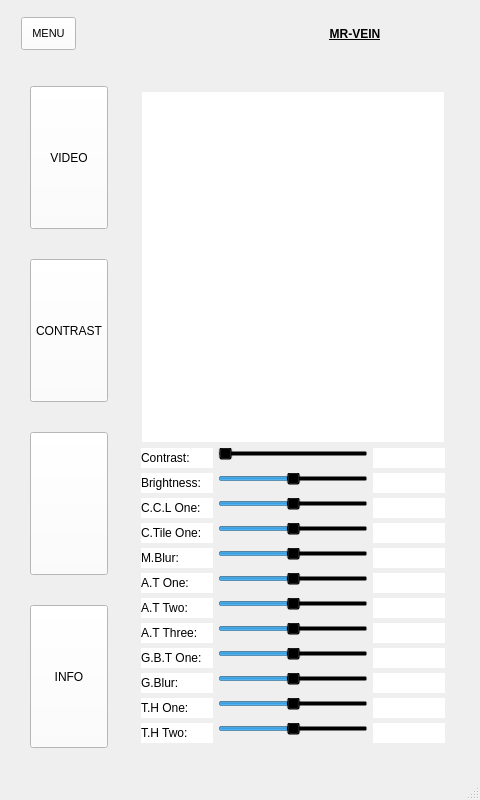
<?xml version="1.0" encoding="UTF-8"?>
<ui version="4.0">
 <class>MainWindow</class>
 <widget class="QMainWindow" name="MainWindow">
  <property name="geometry">
   <rect>
    <x>0</x>
    <y>0</y>
    <width>480</width>
    <height>800</height>
   </rect>
  </property>
  <property name="sizePolicy">
   <sizepolicy hsizetype="Fixed" vsizetype="Preferred">
    <horstretch>0</horstretch>
    <verstretch>0</verstretch>
   </sizepolicy>
  </property>
  <property name="maximumSize">
   <size>
    <width>480</width>
    <height>800</height>
   </size>
  </property>
  <property name="windowTitle">
   <string>PROTOTYPE</string>
  </property>
  <property name="windowIcon">
   <iconset resource="icons.qrc">
    <normaloff>:/icons/icons/more-horizontal.svg</normaloff>:/icons/icons/more-horizontal.svg</iconset>
  </property>
  <widget class="QWidget" name="centralwidget">
   <property name="styleSheet">
    <string notr="true">*{
   background-color:transparent;
}

#centralwidget{
   background-color:transparent;
}

QPushButton{
   padding: 10px;
   background-color:white;
}

QToolButton{
   padding:10px;
   background-color:white;
}

QPushButton:hover {
background-color:rgb(215,214,213);
}

QToolButton:hover {
background-color:rgb(215,214,213);
}

</string>
   </property>
   <layout class="QVBoxLayout" name="verticalLayout">
    <item>
     <widget class="QFrame" name="header">
      <property name="minimumSize">
       <size>
        <width>0</width>
        <height>50</height>
       </size>
      </property>
      <property name="maximumSize">
       <size>
        <width>16777215</width>
        <height>50</height>
       </size>
      </property>
      <property name="frameShape">
       <enum>QFrame::StyledPanel</enum>
      </property>
      <property name="frameShadow">
       <enum>QFrame::Raised</enum>
      </property>
      <layout class="QHBoxLayout" name="horizontalLayout_2">
       <property name="spacing">
        <number>0</number>
       </property>
       <property name="leftMargin">
        <number>0</number>
       </property>
       <property name="topMargin">
        <number>0</number>
       </property>
       <property name="rightMargin">
        <number>0</number>
       </property>
       <property name="bottomMargin">
        <number>0</number>
       </property>
       <item alignment="Qt::AlignLeft">
        <widget class="QFrame" name="button_frame">
         <property name="font">
          <font>
           <pointsize>8</pointsize>
          </font>
         </property>
         <property name="frameShape">
          <enum>QFrame::StyledPanel</enum>
         </property>
         <property name="frameShadow">
          <enum>QFrame::Raised</enum>
         </property>
         <layout class="QHBoxLayout" name="horizontalLayout_3">
          <property name="spacing">
           <number>50</number>
          </property>
          <property name="leftMargin">
           <number>10</number>
          </property>
          <property name="topMargin">
           <number>5</number>
          </property>
          <property name="rightMargin">
           <number>10</number>
          </property>
          <property name="bottomMargin">
           <number>5</number>
          </property>
          <item>
           <widget class="QPushButton" name="menu_button">
            <property name="sizePolicy">
             <sizepolicy hsizetype="Preferred" vsizetype="Preferred">
              <horstretch>0</horstretch>
              <verstretch>0</verstretch>
             </sizepolicy>
            </property>
            <property name="minimumSize">
             <size>
              <width>0</width>
              <height>33</height>
             </size>
            </property>
            <property name="maximumSize">
             <size>
              <width>16777215</width>
              <height>33</height>
             </size>
            </property>
            <property name="font">
             <font>
              <pointsize>8</pointsize>
             </font>
            </property>
            <property name="text">
             <string>MENU</string>
            </property>
            <property name="icon">
             <iconset resource="icons.qrc">
              <normaloff>:/icons/icons/menu.svg</normaloff>:/icons/icons/menu.svg</iconset>
            </property>
           </widget>
          </item>
         </layout>
        </widget>
       </item>
       <item>
        <widget class="QFrame" name="logo_frame">
         <property name="frameShape">
          <enum>QFrame::StyledPanel</enum>
         </property>
         <property name="frameShadow">
          <enum>QFrame::Raised</enum>
         </property>
         <layout class="QHBoxLayout" name="horizontalLayout_4">
          <property name="spacing">
           <number>0</number>
          </property>
          <property name="leftMargin">
           <number>0</number>
          </property>
          <property name="topMargin">
           <number>0</number>
          </property>
          <property name="rightMargin">
           <number>0</number>
          </property>
          <property name="bottomMargin">
           <number>0</number>
          </property>
          <item>
           <widget class="QLabel" name="product_name">
            <property name="font">
             <font>
              <pointsize>9</pointsize>
              <weight>75</weight>
              <bold>true</bold>
              <underline>true</underline>
             </font>
            </property>
            <property name="text">
             <string>MR-VEIN</string>
            </property>
            <property name="alignment">
             <set>Qt::AlignCenter</set>
            </property>
           </widget>
          </item>
         </layout>
        </widget>
       </item>
      </layout>
     </widget>
    </item>
    <item>
     <widget class="QFrame" name="body">
      <property name="sizePolicy">
       <sizepolicy hsizetype="Preferred" vsizetype="Expanding">
        <horstretch>0</horstretch>
        <verstretch>0</verstretch>
       </sizepolicy>
      </property>
      <property name="frameShape">
       <enum>QFrame::StyledPanel</enum>
      </property>
      <property name="frameShadow">
       <enum>QFrame::Raised</enum>
      </property>
      <layout class="QHBoxLayout" name="horizontalLayout">
       <item>
        <widget class="QFrame" name="side_menu">
         <layout class="QVBoxLayout" name="verticalLayout_2">
          <property name="spacing">
           <number>0</number>
          </property>
          <property name="leftMargin">
           <number>0</number>
          </property>
          <property name="topMargin">
           <number>0</number>
          </property>
          <property name="rightMargin">
           <number>0</number>
          </property>
          <property name="bottomMargin">
           <number>0</number>
          </property>
          <item>
           <widget class="QFrame" name="menu_container">
            <property name="sizePolicy">
             <sizepolicy hsizetype="Preferred" vsizetype="Expanding">
              <horstretch>0</horstretch>
              <verstretch>0</verstretch>
             </sizepolicy>
            </property>
            <property name="minimumSize">
             <size>
              <width>100</width>
              <height>0</height>
             </size>
            </property>
            <property name="maximumSize">
             <size>
              <width>100</width>
              <height>16777215</height>
             </size>
            </property>
            <property name="frameShape">
             <enum>QFrame::StyledPanel</enum>
            </property>
            <property name="frameShadow">
             <enum>QFrame::Raised</enum>
            </property>
            <layout class="QVBoxLayout" name="verticalLayout_3">
             <property name="spacing">
              <number>30</number>
             </property>
             <property name="leftMargin">
              <number>10</number>
             </property>
             <property name="topMargin">
              <number>10</number>
             </property>
             <property name="rightMargin">
              <number>10</number>
             </property>
             <property name="bottomMargin">
              <number>10</number>
             </property>
             <item>
              <widget class="QToolButton" name="video_button">
               <property name="sizePolicy">
                <sizepolicy hsizetype="Preferred" vsizetype="Preferred">
                 <horstretch>0</horstretch>
                 <verstretch>0</verstretch>
                </sizepolicy>
               </property>
               <property name="text">
                <string>VIDEO</string>
               </property>
               <property name="icon">
                <iconset resource="icons.qrc">
                 <normaloff>:/icons/icons/video.svg</normaloff>:/icons/icons/video.svg</iconset>
               </property>
              </widget>
             </item>
             <item>
              <widget class="QToolButton" name="setting_button">
               <property name="sizePolicy">
                <sizepolicy hsizetype="Preferred" vsizetype="Preferred">
                 <horstretch>0</horstretch>
                 <verstretch>0</verstretch>
                </sizepolicy>
               </property>
               <property name="text">
                <string>CONTRAST</string>
               </property>
               <property name="icon">
                <iconset resource="icons.qrc">
                 <normaloff>:/icons/icons/settings.svg</normaloff>:/icons/icons/settings.svg</iconset>
               </property>
              </widget>
             </item>
             <item>
              <widget class="QToolButton" name="image_button">
               <property name="sizePolicy">
                <sizepolicy hsizetype="Preferred" vsizetype="Preferred">
                 <horstretch>0</horstretch>
                 <verstretch>0</verstretch>
                </sizepolicy>
               </property>
               <property name="text">
                <string/>
               </property>
               <property name="icon">
                <iconset resource="icons.qrc">
                 <normaloff>:/icons/icons/image.svg</normaloff>:/icons/icons/image.svg</iconset>
               </property>
              </widget>
             </item>
             <item>
              <widget class="QToolButton" name="info_button">
               <property name="sizePolicy">
                <sizepolicy hsizetype="Preferred" vsizetype="Preferred">
                 <horstretch>0</horstretch>
                 <verstretch>0</verstretch>
                </sizepolicy>
               </property>
               <property name="text">
                <string>INFO</string>
               </property>
               <property name="icon">
                <iconset resource="icons.qrc">
                 <normaloff>:/icons/icons/info.svg</normaloff>:/icons/icons/info.svg</iconset>
               </property>
              </widget>
             </item>
            </layout>
           </widget>
          </item>
         </layout>
        </widget>
       </item>
       <item>
        <widget class="QFrame" name="video_frame">
         <property name="sizePolicy">
          <sizepolicy hsizetype="Expanding" vsizetype="Preferred">
           <horstretch>0</horstretch>
           <verstretch>0</verstretch>
          </sizepolicy>
         </property>
         <property name="frameShape">
          <enum>QFrame::StyledPanel</enum>
         </property>
         <property name="frameShadow">
          <enum>QFrame::Raised</enum>
         </property>
         <layout class="QHBoxLayout" name="horizontalLayout_5">
          <property name="spacing">
           <number>0</number>
          </property>
          <property name="leftMargin">
           <number>0</number>
          </property>
          <property name="topMargin">
           <number>0</number>
          </property>
          <property name="rightMargin">
           <number>0</number>
          </property>
          <property name="bottomMargin">
           <number>0</number>
          </property>
          <item>
           <widget class="QStackedWidget" name="stackedWidget">
            <property name="sizePolicy">
             <sizepolicy hsizetype="Expanding" vsizetype="Expanding">
              <horstretch>0</horstretch>
              <verstretch>0</verstretch>
             </sizepolicy>
            </property>
            <property name="styleSheet">
             <string notr="true"/>
            </property>
            <property name="currentIndex">
             <number>1</number>
            </property>
            <widget class="QWidget" name="video_page">
             <property name="sizePolicy">
              <sizepolicy hsizetype="Expanding" vsizetype="Preferred">
               <horstretch>0</horstretch>
               <verstretch>0</verstretch>
              </sizepolicy>
             </property>
             <property name="styleSheet">
              <string notr="true">background-color: transparent;</string>
             </property>
             <layout class="QHBoxLayout" name="horizontalLayout_6">
              <item>
               <widget class="QFrame" name="feed_frame">
                <property name="frameShape">
                 <enum>QFrame::StyledPanel</enum>
                </property>
                <property name="frameShadow">
                 <enum>QFrame::Raised</enum>
                </property>
                <layout class="QGridLayout" name="gridLayout_2">
                 <item row="0" column="0" colspan="3">
                  <widget class="QLabel" name="video_label">
                   <property name="styleSheet">
                    <string notr="true">background-color: white;</string>
                   </property>
                   <property name="text">
                    <string/>
                   </property>
                  </widget>
                 </item>
                 <item row="1" column="0">
                  <widget class="QPushButton" name="mode_one_button">
                   <property name="styleSheet">
                    <string notr="true">background-color: rgb(255, 255, 255);
</string>
                   </property>
                   <property name="text">
                    <string>MODE 1</string>
                   </property>
                  </widget>
                 </item>
                 <item row="1" column="1">
                  <widget class="QPushButton" name="mode_two_button">
                   <property name="styleSheet">
                    <string notr="true">background-color: rgb(255, 255, 255);</string>
                   </property>
                   <property name="text">
                    <string>MODE 2</string>
                   </property>
                  </widget>
                 </item>
                 <item row="1" column="2">
                  <widget class="QPushButton" name="mode_three_button">
                   <property name="styleSheet">
                    <string notr="true">background-color: rgb(255, 255, 255);</string>
                   </property>
                   <property name="text">
                    <string>MODE 3</string>
                   </property>
                  </widget>
                 </item>
                 <item row="2" column="0" colspan="3">
                  <widget class="QPushButton" name="camera_button">
                   <property name="styleSheet">
                    <string notr="true">background-color: rgb(255, 255, 255);</string>
                   </property>
                   <property name="text">
                    <string/>
                   </property>
                   <property name="icon">
                    <iconset resource="icons.qrc">
                     <normaloff>:/icons/icons/camera.svg</normaloff>:/icons/icons/camera.svg</iconset>
                   </property>
                  </widget>
                 </item>
                </layout>
               </widget>
              </item>
             </layout>
            </widget>
            <widget class="QWidget" name="setting_page">
             <property name="styleSheet">
              <string notr="true">background-color: transparent;</string>
             </property>
             <layout class="QHBoxLayout" name="horizontalLayout_9">
              <item>
               <widget class="QFrame" name="frame">
                <property name="sizePolicy">
                 <sizepolicy hsizetype="Expanding" vsizetype="Preferred">
                  <horstretch>0</horstretch>
                  <verstretch>0</verstretch>
                 </sizepolicy>
                </property>
                <property name="frameShape">
                 <enum>QFrame::StyledPanel</enum>
                </property>
                <property name="frameShadow">
                 <enum>QFrame::Raised</enum>
                </property>
                <layout class="QGridLayout" name="gridLayout">
                 <property name="leftMargin">
                  <number>5</number>
                 </property>
                 <property name="topMargin">
                  <number>5</number>
                 </property>
                 <property name="rightMargin">
                  <number>5</number>
                 </property>
                 <property name="bottomMargin">
                  <number>5</number>
                 </property>
                 <property name="spacing">
                  <number>5</number>
                 </property>
                 <item row="11" column="3">
                  <widget class="QLabel" name="GBT_one_display">
                   <property name="styleSheet">
                    <string notr="true">background-color: rgb(255, 255, 255);</string>
                   </property>
                   <property name="text">
                    <string/>
                   </property>
                  </widget>
                 </item>
                 <item row="12" column="0">
                  <widget class="QLabel" name="GBlur_para">
                   <property name="styleSheet">
                    <string notr="true">background-color: rgb(255, 255, 255);</string>
                   </property>
                   <property name="text">
                    <string>G.Blur:</string>
                   </property>
                  </widget>
                 </item>
                 <item row="3" column="1" colspan="2">
                  <widget class="QSlider" name="CCL_slider">
                   <property name="minimum">
                    <number>-100</number>
                   </property>
                   <property name="maximum">
                    <number>100</number>
                   </property>
                   <property name="pageStep">
                    <number>1</number>
                   </property>
                   <property name="value">
                    <number>1</number>
                   </property>
                   <property name="orientation">
                    <enum>Qt::Horizontal</enum>
                   </property>
                   <property name="tickPosition">
                    <enum>QSlider::TicksBelow</enum>
                   </property>
                   <property name="tickInterval">
                    <number>5</number>
                   </property>
                  </widget>
                 </item>
                 <item row="12" column="3">
                  <widget class="QLabel" name="G_blur_display">
                   <property name="styleSheet">
                    <string notr="true">background-color: rgb(255, 255, 255);</string>
                   </property>
                   <property name="text">
                    <string/>
                   </property>
                  </widget>
                 </item>
                 <item row="8" column="3">
                  <widget class="QLabel" name="AT_three_display">
                   <property name="styleSheet">
                    <string notr="true">background-color: rgb(255, 255, 255);</string>
                   </property>
                   <property name="text">
                    <string/>
                   </property>
                  </widget>
                 </item>
                 <item row="0" column="0" colspan="4">
                  <widget class="QFrame" name="video_settings_frame">
                   <property name="frameShape">
                    <enum>QFrame::StyledPanel</enum>
                   </property>
                   <property name="frameShadow">
                    <enum>QFrame::Raised</enum>
                   </property>
                   <layout class="QHBoxLayout" name="horizontalLayout_10">
                    <property name="spacing">
                     <number>0</number>
                    </property>
                    <property name="leftMargin">
                     <number>0</number>
                    </property>
                    <property name="topMargin">
                     <number>0</number>
                    </property>
                    <property name="rightMargin">
                     <number>0</number>
                    </property>
                    <property name="bottomMargin">
                     <number>0</number>
                    </property>
                    <item>
                     <widget class="QLabel" name="vid_setting_label">
                      <property name="styleSheet">
                       <string notr="true">background-color: rgb(255, 255, 255);</string>
                      </property>
                      <property name="text">
                       <string/>
                      </property>
                     </widget>
                    </item>
                   </layout>
                  </widget>
                 </item>
                 <item row="8" column="0">
                  <widget class="QLabel" name="AT_three_para">
                   <property name="styleSheet">
                    <string notr="true">background-color: rgb(255, 255, 255);</string>
                   </property>
                   <property name="text">
                    <string>A.T Three:</string>
                   </property>
                  </widget>
                 </item>
                 <item row="1" column="0">
                  <widget class="QLabel" name="contrast_para">
                   <property name="styleSheet">
                    <string notr="true">background-color: rgb(255, 255, 255);</string>
                   </property>
                   <property name="text">
                    <string>Contrast:</string>
                   </property>
                  </widget>
                 </item>
                 <item row="1" column="3">
                  <widget class="QLabel" name="contrast_display">
                   <property name="styleSheet">
                    <string notr="true">background-color: white;</string>
                   </property>
                   <property name="text">
                    <string/>
                   </property>
                  </widget>
                 </item>
                 <item row="2" column="3">
                  <widget class="QLabel" name="brightness_display">
                   <property name="styleSheet">
                    <string notr="true">background-color: white;</string>
                   </property>
                   <property name="text">
                    <string/>
                   </property>
                  </widget>
                 </item>
                 <item row="3" column="0">
                  <widget class="QLabel" name="CCLone_para">
                   <property name="styleSheet">
                    <string notr="true">background-color: white;</string>
                   </property>
                   <property name="text">
                    <string>C.C.L One:</string>
                   </property>
                  </widget>
                 </item>
                 <item row="3" column="3">
                  <widget class="QLabel" name="CCL_display">
                   <property name="styleSheet">
                    <string notr="true">background-color: white;</string>
                   </property>
                   <property name="text">
                    <string/>
                   </property>
                  </widget>
                 </item>
                 <item row="4" column="0">
                  <widget class="QLabel" name="CTile_para">
                   <property name="styleSheet">
                    <string notr="true">background-color: white;</string>
                   </property>
                   <property name="text">
                    <string>C.Tile One:</string>
                   </property>
                  </widget>
                 </item>
                 <item row="1" column="1" colspan="2">
                  <widget class="QSlider" name="contrast_slider">
                   <property name="minimum">
                    <number>1</number>
                   </property>
                   <property name="maximum">
                    <number>30</number>
                   </property>
                   <property name="singleStep">
                    <number>1</number>
                   </property>
                   <property name="pageStep">
                    <number>1</number>
                   </property>
                   <property name="tracking">
                    <bool>true</bool>
                   </property>
                   <property name="orientation">
                    <enum>Qt::Horizontal</enum>
                   </property>
                   <property name="tickPosition">
                    <enum>QSlider::TicksBelow</enum>
                   </property>
                   <property name="tickInterval">
                    <number>1</number>
                   </property>
                  </widget>
                 </item>
                 <item row="2" column="0">
                  <widget class="QLabel" name="brightness_para">
                   <property name="styleSheet">
                    <string notr="true">background-color: white;</string>
                   </property>
                   <property name="text">
                    <string>Brightness:</string>
                   </property>
                  </widget>
                 </item>
                 <item row="6" column="0">
                  <widget class="QLabel" name="AT_para">
                   <property name="styleSheet">
                    <string notr="true">background-color: rgb(255, 255, 255);</string>
                   </property>
                   <property name="text">
                    <string>A.T One:</string>
                   </property>
                  </widget>
                 </item>
                 <item row="4" column="3">
                  <widget class="QLabel" name="C_Tile_display">
                   <property name="styleSheet">
                    <string notr="true">background-color: white;</string>
                   </property>
                   <property name="text">
                    <string/>
                   </property>
                  </widget>
                 </item>
                 <item row="5" column="0">
                  <widget class="QLabel" name="MBlur_para">
                   <property name="styleSheet">
                    <string notr="true">background-color: rgb(255, 255, 255);</string>
                   </property>
                   <property name="text">
                    <string>M.Blur:</string>
                   </property>
                  </widget>
                 </item>
                 <item row="5" column="3">
                  <widget class="QLabel" name="median_blur_display">
                   <property name="styleSheet">
                    <string notr="true">background-color: rgb(255, 255, 255);</string>
                   </property>
                   <property name="text">
                    <string/>
                   </property>
                  </widget>
                 </item>
                 <item row="6" column="3">
                  <widget class="QLabel" name="AT_one_display">
                   <property name="styleSheet">
                    <string notr="true">background-color: rgb(255, 255, 255);</string>
                   </property>
                   <property name="text">
                    <string/>
                   </property>
                  </widget>
                 </item>
                 <item row="7" column="0">
                  <widget class="QLabel" name="AT_two_para">
                   <property name="styleSheet">
                    <string notr="true">background-color: rgb(255, 255, 255);</string>
                   </property>
                   <property name="text">
                    <string>A.T Two:</string>
                   </property>
                  </widget>
                 </item>
                 <item row="7" column="3">
                  <widget class="QLabel" name="AT_two_display">
                   <property name="styleSheet">
                    <string notr="true">background-color: rgb(255, 255, 255);</string>
                   </property>
                   <property name="text">
                    <string/>
                   </property>
                  </widget>
                 </item>
                 <item row="11" column="0">
                  <widget class="QLabel" name="GBT_para">
                   <property name="styleSheet">
                    <string notr="true">background-color: rgb(255, 255, 255);</string>
                   </property>
                   <property name="text">
                    <string>G.B.T One:</string>
                   </property>
                  </widget>
                 </item>
                 <item row="15" column="3">
                  <widget class="QLabel" name="Thres_one_display">
                   <property name="styleSheet">
                    <string notr="true">background-color: rgb(255, 255, 255);</string>
                   </property>
                   <property name="text">
                    <string/>
                   </property>
                  </widget>
                 </item>
                 <item row="16" column="3">
                  <widget class="QLabel" name="Thres_two_display">
                   <property name="styleSheet">
                    <string notr="true">background-color: white;</string>
                   </property>
                   <property name="text">
                    <string/>
                   </property>
                  </widget>
                 </item>
                 <item row="2" column="1" colspan="2">
                  <widget class="QSlider" name="brightness_slider">
                   <property name="minimum">
                    <number>-255</number>
                   </property>
                   <property name="maximum">
                    <number>255</number>
                   </property>
                   <property name="pageStep">
                    <number>1</number>
                   </property>
                   <property name="orientation">
                    <enum>Qt::Horizontal</enum>
                   </property>
                   <property name="tickPosition">
                    <enum>QSlider::TicksBelow</enum>
                   </property>
                   <property name="tickInterval">
                    <number>10</number>
                   </property>
                  </widget>
                 </item>
                 <item row="4" column="1" colspan="2">
                  <widget class="QSlider" name="C_tile_slider">
                   <property name="minimum">
                    <number>-100</number>
                   </property>
                   <property name="maximum">
                    <number>100</number>
                   </property>
                   <property name="pageStep">
                    <number>1</number>
                   </property>
                   <property name="value">
                    <number>1</number>
                   </property>
                   <property name="orientation">
                    <enum>Qt::Horizontal</enum>
                   </property>
                   <property name="tickPosition">
                    <enum>QSlider::TicksBelow</enum>
                   </property>
                   <property name="tickInterval">
                    <number>5</number>
                   </property>
                  </widget>
                 </item>
                 <item row="5" column="1" colspan="2">
                  <widget class="QSlider" name="M_blur_slider">
                   <property name="minimum">
                    <number>-100</number>
                   </property>
                   <property name="maximum">
                    <number>100</number>
                   </property>
                   <property name="pageStep">
                    <number>1</number>
                   </property>
                   <property name="value">
                    <number>1</number>
                   </property>
                   <property name="orientation">
                    <enum>Qt::Horizontal</enum>
                   </property>
                   <property name="tickPosition">
                    <enum>QSlider::TicksBelow</enum>
                   </property>
                   <property name="tickInterval">
                    <number>5</number>
                   </property>
                  </widget>
                 </item>
                 <item row="6" column="1" colspan="2">
                  <widget class="QSlider" name="AT_one_slider">
                   <property name="minimum">
                    <number>-255</number>
                   </property>
                   <property name="maximum">
                    <number>255</number>
                   </property>
                   <property name="pageStep">
                    <number>1</number>
                   </property>
                   <property name="value">
                    <number>1</number>
                   </property>
                   <property name="orientation">
                    <enum>Qt::Horizontal</enum>
                   </property>
                   <property name="tickPosition">
                    <enum>QSlider::TicksBelow</enum>
                   </property>
                   <property name="tickInterval">
                    <number>10</number>
                   </property>
                  </widget>
                 </item>
                 <item row="7" column="1" colspan="2">
                  <widget class="QSlider" name="AT_two_slider">
                   <property name="minimum">
                    <number>-100</number>
                   </property>
                   <property name="maximum">
                    <number>100</number>
                   </property>
                   <property name="pageStep">
                    <number>1</number>
                   </property>
                   <property name="value">
                    <number>1</number>
                   </property>
                   <property name="orientation">
                    <enum>Qt::Horizontal</enum>
                   </property>
                   <property name="tickPosition">
                    <enum>QSlider::TicksBelow</enum>
                   </property>
                   <property name="tickInterval">
                    <number>5</number>
                   </property>
                  </widget>
                 </item>
                 <item row="8" column="1" colspan="2">
                  <widget class="QSlider" name="AT_three_slider">
                   <property name="minimum">
                    <number>-255</number>
                   </property>
                   <property name="maximum">
                    <number>255</number>
                   </property>
                   <property name="pageStep">
                    <number>1</number>
                   </property>
                   <property name="value">
                    <number>1</number>
                   </property>
                   <property name="orientation">
                    <enum>Qt::Horizontal</enum>
                   </property>
                   <property name="tickPosition">
                    <enum>QSlider::TicksBelow</enum>
                   </property>
                   <property name="tickInterval">
                    <number>10</number>
                   </property>
                  </widget>
                 </item>
                 <item row="11" column="1" colspan="2">
                  <widget class="QSlider" name="GBT_slider">
                   <property name="minimum">
                    <number>-100</number>
                   </property>
                   <property name="maximum">
                    <number>100</number>
                   </property>
                   <property name="pageStep">
                    <number>1</number>
                   </property>
                   <property name="value">
                    <number>1</number>
                   </property>
                   <property name="orientation">
                    <enum>Qt::Horizontal</enum>
                   </property>
                   <property name="tickPosition">
                    <enum>QSlider::TicksBelow</enum>
                   </property>
                   <property name="tickInterval">
                    <number>5</number>
                   </property>
                  </widget>
                 </item>
                 <item row="12" column="1" colspan="2">
                  <widget class="QSlider" name="GBlur_slider">
                   <property name="minimum">
                    <number>-100</number>
                   </property>
                   <property name="maximum">
                    <number>100</number>
                   </property>
                   <property name="pageStep">
                    <number>1</number>
                   </property>
                   <property name="value">
                    <number>1</number>
                   </property>
                   <property name="orientation">
                    <enum>Qt::Horizontal</enum>
                   </property>
                   <property name="tickPosition">
                    <enum>QSlider::TicksBelow</enum>
                   </property>
                   <property name="tickInterval">
                    <number>5</number>
                   </property>
                  </widget>
                 </item>
                 <item row="15" column="0">
                  <widget class="QLabel" name="Thres_one_para">
                   <property name="styleSheet">
                    <string notr="true">background-color: rgb(255, 255, 255);</string>
                   </property>
                   <property name="text">
                    <string>T.H One:</string>
                   </property>
                  </widget>
                 </item>
                 <item row="16" column="0">
                  <widget class="QLabel" name="Thres_two_para">
                   <property name="styleSheet">
                    <string notr="true">background-color: white;</string>
                   </property>
                   <property name="text">
                    <string>T.H Two:</string>
                   </property>
                  </widget>
                 </item>
                 <item row="15" column="1" colspan="2">
                  <widget class="QSlider" name="Thres_one_slider">
                   <property name="minimum">
                    <number>-100</number>
                   </property>
                   <property name="maximum">
                    <number>100</number>
                   </property>
                   <property name="pageStep">
                    <number>1</number>
                   </property>
                   <property name="value">
                    <number>1</number>
                   </property>
                   <property name="orientation">
                    <enum>Qt::Horizontal</enum>
                   </property>
                   <property name="tickPosition">
                    <enum>QSlider::TicksBelow</enum>
                   </property>
                   <property name="tickInterval">
                    <number>5</number>
                   </property>
                  </widget>
                 </item>
                 <item row="16" column="1" colspan="2">
                  <widget class="QSlider" name="Thres_two_slider">
                   <property name="minimum">
                    <number>-255</number>
                   </property>
                   <property name="maximum">
                    <number>255</number>
                   </property>
                   <property name="pageStep">
                    <number>1</number>
                   </property>
                   <property name="value">
                    <number>1</number>
                   </property>
                   <property name="orientation">
                    <enum>Qt::Horizontal</enum>
                   </property>
                   <property name="tickPosition">
                    <enum>QSlider::TicksBelow</enum>
                   </property>
                   <property name="tickInterval">
                    <number>10</number>
                   </property>
                  </widget>
                 </item>
                </layout>
               </widget>
              </item>
             </layout>
            </widget>
            <widget class="QWidget" name="image_page">
             <property name="styleSheet">
              <string notr="true">background-color: transparent;</string>
             </property>
             <layout class="QHBoxLayout" name="horizontalLayout_7">
              <item>
               <widget class="QFrame" name="image_frame">
                <property name="frameShape">
                 <enum>QFrame::StyledPanel</enum>
                </property>
                <property name="frameShadow">
                 <enum>QFrame::Raised</enum>
                </property>
                <layout class="QVBoxLayout" name="verticalLayout_5">
                 <property name="spacing">
                  <number>10</number>
                 </property>
                 <property name="leftMargin">
                  <number>0</number>
                 </property>
                 <property name="topMargin">
                  <number>0</number>
                 </property>
                 <property name="rightMargin">
                  <number>0</number>
                 </property>
                 <property name="bottomMargin">
                  <number>0</number>
                 </property>
                 <item>
                  <widget class="QLabel" name="image_label">
                   <property name="styleSheet">
                    <string notr="true">background-color: white;</string>
                   </property>
                   <property name="text">
                    <string/>
                   </property>
                  </widget>
                 </item>
                 <item>
                  <widget class="QPushButton" name="save_button">
                   <property name="styleSheet">
                    <string notr="true">QPushButton#save_button{
   padding: 10px;
   background-color:white;
}

QPushButton:hover#save_button {
background-color:rgb(215,214,213);
}</string>
                   </property>
                   <property name="text">
                    <string/>
                   </property>
                   <property name="icon">
                    <iconset resource="icons.qrc">
                     <normaloff>:/icons/icons/save.svg</normaloff>:/icons/icons/save.svg</iconset>
                   </property>
                  </widget>
                 </item>
                </layout>
               </widget>
              </item>
             </layout>
            </widget>
            <widget class="QWidget" name="info_page">
             <property name="styleSheet">
              <string notr="true">background-color: transparent;</string>
             </property>
             <layout class="QHBoxLayout" name="horizontalLayout_8">
              <item>
               <widget class="QLabel" name="info_label">
                <property name="styleSheet">
                 <string notr="true">background-color: rgb(255, 255, 255);</string>
                </property>
                <property name="text">
                 <string/>
                </property>
               </widget>
              </item>
             </layout>
            </widget>
           </widget>
          </item>
         </layout>
        </widget>
       </item>
      </layout>
     </widget>
    </item>
   </layout>
  </widget>
  <widget class="QStatusBar" name="statusBar"/>
 </widget>
 <resources>
  <include location="icons.qrc"/>
 </resources>
 <connections/>
</ui>
